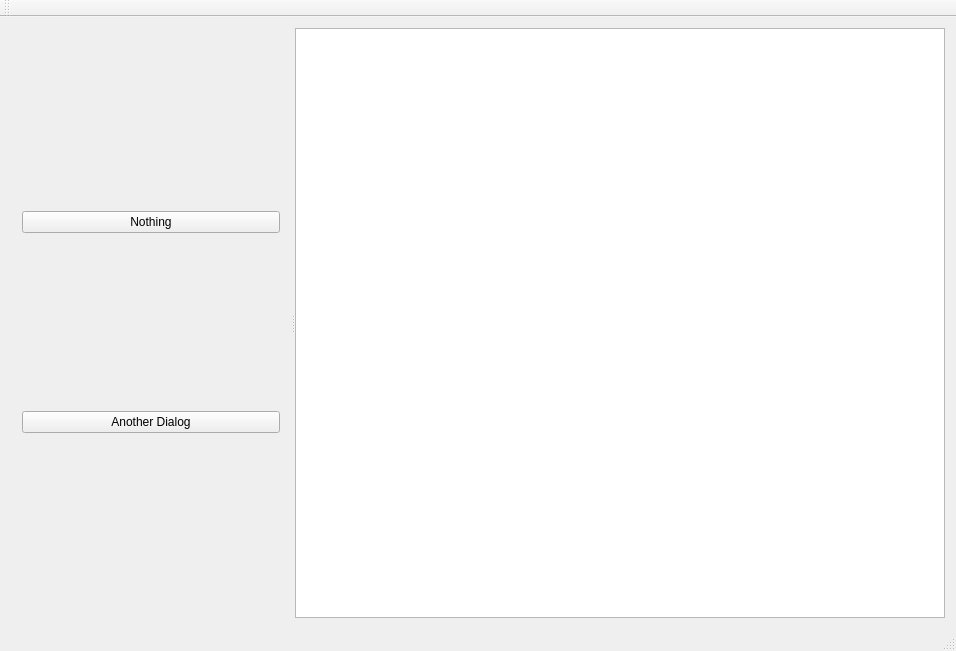
<?xml version="1.0" encoding="UTF-8"?>
<ui version="4.0">
 <class>MainWindow</class>
 <widget class="QMainWindow" name="MainWindow">
  <property name="geometry">
   <rect>
    <x>0</x>
    <y>0</y>
    <width>956</width>
    <height>651</height>
   </rect>
  </property>
  <property name="cursor">
   <cursorShape>ArrowCursor</cursorShape>
  </property>
  <property name="windowTitle">
   <string>MainWindow</string>
  </property>
  <property name="autoFillBackground">
   <bool>true</bool>
  </property>
  <widget class="QWidget" name="centralWidget">
   <layout class="QHBoxLayout" name="horizontalLayout">
    <item>
     <widget class="QSplitter" name="splitter">
      <property name="orientation">
       <enum>Qt::Horizontal</enum>
      </property>
      <widget class="QWidget" name="layoutWidget">
       <layout class="QVBoxLayout" name="verticalLayout">
        <item>
         <widget class="QPushButton" name="pushButton_2">
          <property name="text">
           <string>Nothing</string>
          </property>
         </widget>
        </item>
        <item>
         <widget class="QPushButton" name="pushButton">
          <property name="text">
           <string>Another Dialog</string>
          </property>
         </widget>
        </item>
       </layout>
      </widget>
      <widget class="QTextEdit" name="textEdit"/>
     </widget>
    </item>
   </layout>
  </widget>
  <widget class="QMenuBar" name="menuBar">
   <property name="geometry">
    <rect>
     <x>0</x>
     <y>0</y>
     <width>956</width>
     <height>26</height>
    </rect>
   </property>
  </widget>
  <widget class="QToolBar" name="mainToolBar">
   <attribute name="toolBarArea">
    <enum>TopToolBarArea</enum>
   </attribute>
   <attribute name="toolBarBreak">
    <bool>false</bool>
   </attribute>
  </widget>
  <widget class="QStatusBar" name="statusBar"/>
 </widget>
 <layoutdefault spacing="6" margin="11"/>
 <resources/>
 <connections/>
</ui>
